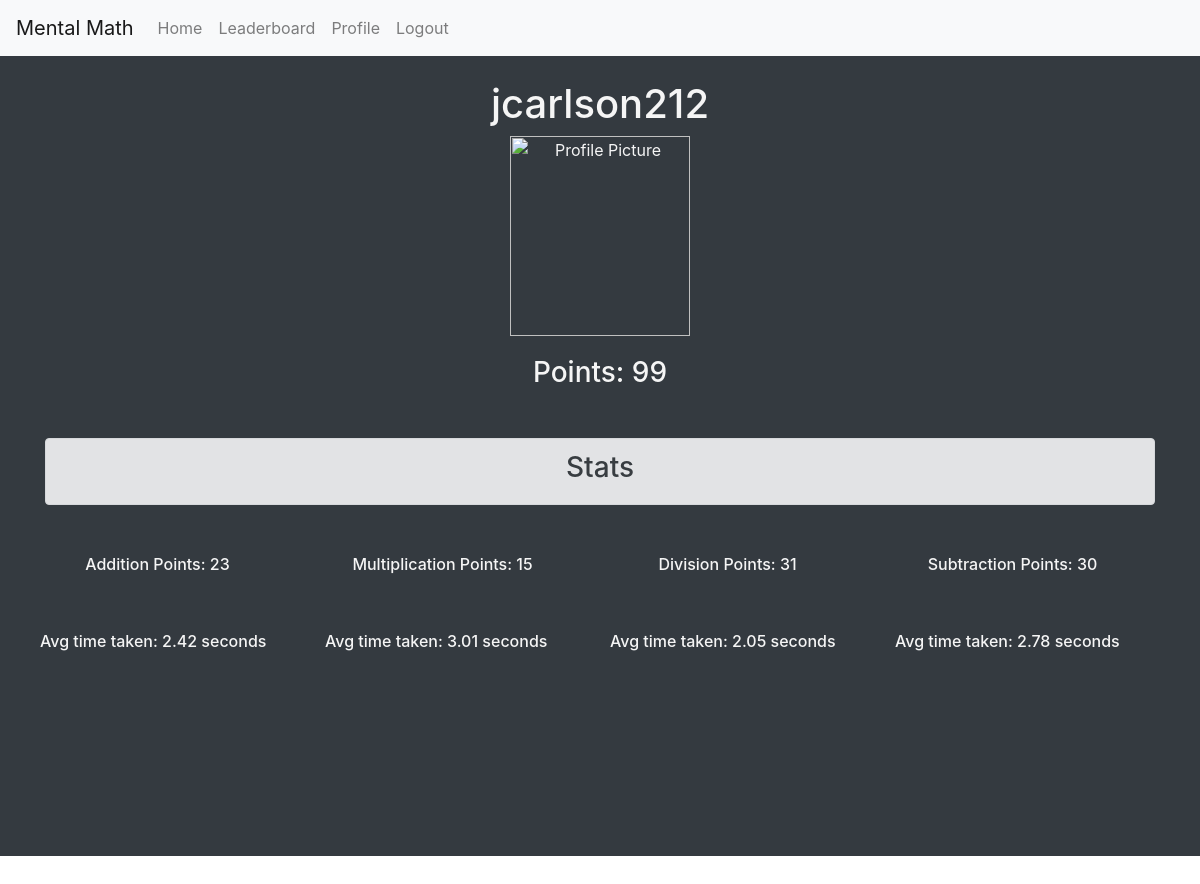
Before: /profile (signed in) with the older database file.
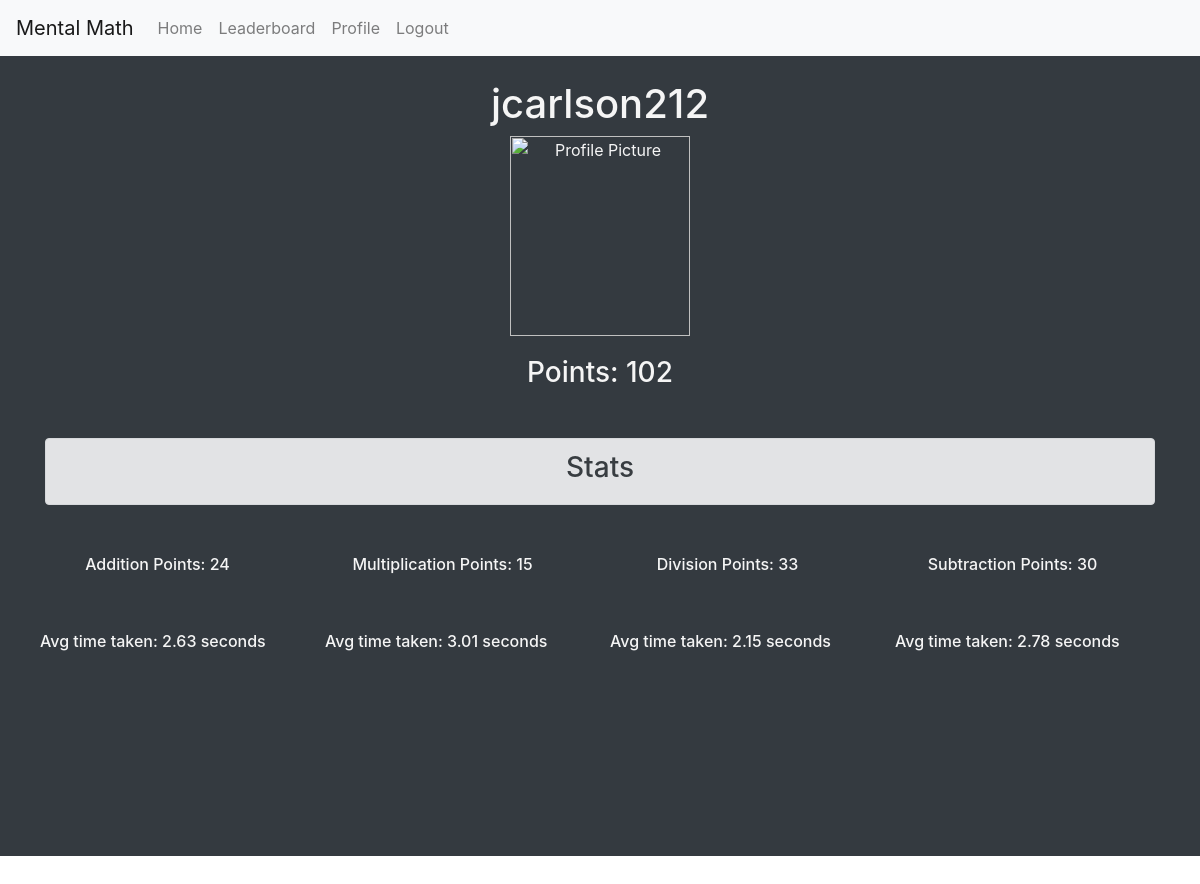
After: the same page with the newer database file.
### MentalMathWebsite/models.py (models this page shows)
class User(AbstractUser):
    username = models.CharField(max_length=50, unique=True)
    password = models.CharField(max_length=50)
    email = models.EmailField(max_length=50, unique=True)
    points = models.IntegerField(default=0)
    multiplication = models.IntegerField(default=0)
    addition = models.IntegerField(default=0)
    subtraction = models.IntegerField(default=0)
    division = models.IntegerField(default=0)

### MentalMathWebsite/views.py (the view)
# urls.py: path("profile", views.profile, name="profile"),
def profile(request):
    if request.user.is_authenticated:
        user = User.objects.get(username=request.user.username)
        submissions = Submission.objects.filter(user=user)
        addition_avg_succ_resp_time = 0
        count = 0
        for sub in submissions:
            if sub.typeOfProblem == "+" and sub.isCorrect == True:
                addition_avg_succ_resp_time = (addition_avg_succ_resp_time*count / (count + 1.0)) + (sub.timeToFinish / (count + 1.0))
                count = count + 1
        subtraction_avg_succ_resp_time = 0
        count = 0
        for sub in submissions:
            if sub.typeOfProblem == "-" and sub.isCorrect == True:
                subtraction_avg_succ_resp_time = (subtraction_avg_succ_resp_time*count / (count + 1.0)) + (sub.timeToFinish / (count + 1.0))
                count = count + 1
        multiplication_avg_succ_resp_time = 0
        count = 0
        for sub in submissions:
            if sub.typeOfProblem == "*" and sub.isCorrect == True:
                multiplication_avg_succ_resp_time = (multiplication_avg_succ_resp_time*count / (count + 1.0)) + (sub.timeToFinish / (count + 1.0))
                count = count + 1
        division_avg_succ_resp_time = 0
        count = 0
        for sub in submissions:
            if sub.typeOfProblem == "/" and sub.isCorrect == True:
                division_avg_succ_resp_time = (division_avg_succ_resp_time*count / (count + 1.0)) + (sub.timeToFinish / (count + 1.0))
                count = count + 1
        profilePic = ""
        if len(UserProfilePicture.objects.filter(user=user)) > 0:
            profilePic = UserProfilePicture.objects.filter(user=user)[0].image
        return render(request, "MentalMathWebsite/profile.html", {
            "addition_avg_succ_resp_time": addition_avg_succ_resp_time,
            "subtraction_avg_succ_resp_time": subtraction_avg_succ_resp_time,
            "multiplication_avg_succ_resp_time": multiplication_avg_succ_resp_time,
            "division_avg_succ_resp_time": division_avg_succ_resp_time,
            "profilePic": profilePic
        })
    else:
        return HttpResponse("Please log in")

### MentalMathWebsite/templates/MentalMathWebsite/profile.html (shortened to what this page needs)
{% extends 'MentalMathWebsite/layout.html' %}
{% block content %}
<div class="bg-dark d-flex flex-column flex-grow-1" style="height: 100%; color: whitesmoke;">
    <div class="container text-center my-4 ">
        <h1>{{ user.username }}</h1>
        {% if profilePic != "" %}
        <img src="{{ profilePic }}" height="200" width="180" alt="Profile Picture">
        {% else %}
        <img src="https://static.thenounproject.com/png/17241-200.png" height="200" width="180" alt="Profile Picture">
        {% endif %}
        <h3 style="margin-top: 20px;">Points: {{ user.points }}</h2>
        <div class="alert alert-secondary my-5" role="alert">
            <h3>Stats</h3>
        </div>
        <div class="row" style="margin-top: 50px; height: 500px;">
            <div class="col" style="margin-left: 10px; margin-right: 10px;">
                <div class="row" style="width:100%;">
                    <h6 style="width:100%;">Addition Points: {{ user.addition }}</h6>
                </div>
                <div class="row" style="margin-top: 50px;">
                    <h6>Avg time taken: {{ addition_avg_succ_resp_time|floatformat:2 }} seconds</h6>
                </div>
            </div>
            <div class="col" style="margin-left: 10px; margin-right: 10px;">
                <div class="row" style="width: 100%;">
                    <h6 style="width:100%;">Multiplication Points: {{ user.multiplication }}</h6>
                </div>
                <div class="row" style="margin-top: 50px;">
                    <h6>Avg time taken: {{ multiplication_avg_succ_resp_time|floatformat:2 }} seconds</h6>
                </div>
            </div>
            <div class="col" style="margin-left: 10px; margin-right: 10px;">
                <div class="row" style="width:100%;">
                    <h6 style="width:100%;">Division Points: {{ user.division }}</h6>
                </div>
                <div class="row" style="margin-top: 50px;">
                    <h6>Avg time taken: {{ division_avg_succ_resp_time|floatformat:2 }} seconds</h6>
                </div>
            </div>
            <div class="col" style="margin-left: 10px; margin-right: 10px;">
                <div class="row" style="width:100%;">
                    <h6 style="width:100%;">Subtraction Points: {{ user.subtraction }}</h6>
                </div>
                <div class="row" style="margin-top: 50px;">
                    <h6>Avg time taken: {{ subtraction_avg_succ_resp_time|floatformat:2 }} seconds</h6>
                </div>
            </div>
        </div>
    </div>
</div>
{% endblock %}

Changed rows visible on the page:
changed User "jcarlson212": points "99" → "102"; addition "23" → "24"; division "31" → "33"
Other visible differences:
{{ addition_avg_succ_resp_time|floatformat:2 }}: "2.42" → "2.63"
{{ division_avg_succ_resp_time|floatformat:2 }}: "2.05" → "2.15"
